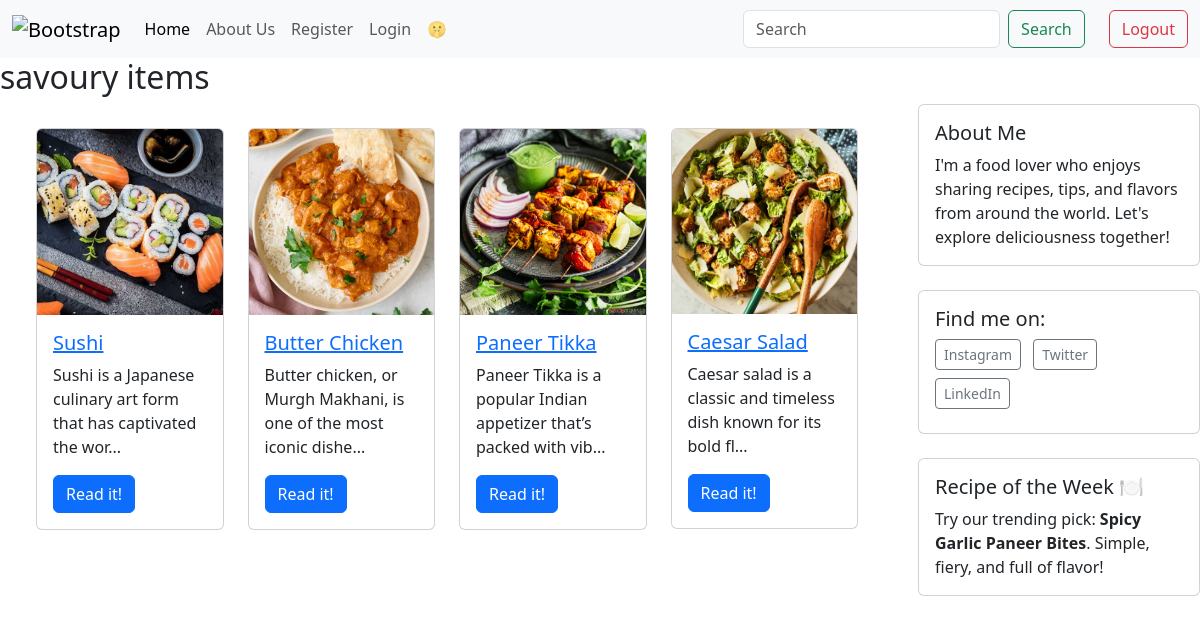
The page /category/savoury/ on the database its author committed.
### blogapp/models.py (models this page shows, shortened)
class Category(models.Model):
    name = models.CharField(max_length=30)
    class Meta:
        verbose_name_plural = 'Categories'

class Post(models.Model):
    title = models.CharField(max_length=255)
    body = models.TextField(default='nada')
    created_on = models.DateTimeField(auto_now_add=True)
    last_modified = models.DateTimeField(auto_now=True)
    categories = models.ManyToManyField("Category", related_name="posts")
    image = models.ImageField(upload_to='post_images/', blank=True, null=True)

### blogapp/views.py (the view)
# urls.py: path("category/<category>/", views.blog_category, name="blog_category"),
def blog_category(request, category):
    posts = Post.objects.filter(categories__name__contains=category).order_by("-created_on")
    context = {
        "category": category,
        "posts": posts,
    }
    return render(request, "blogapp/category.html", context)

### blogapp/templates/blogapp/category.html
{% extends "blogapp/index.html" %}
{% block page_title %}
    <h2>
      {{category}} items
    </h2>
{% endblock page_title %}

### blogapp/templates/blogapp/index.html (shortened to what this page needs)
<!DOCTYPE html>
<html lang="en">
<head>
    <link href="https://cdn.jsdelivr.net/npm/bootstrap@5.3.3/dist/css/bootstrap.min.css" rel="stylesheet">
</head>
<body>
<nav class="navbar navbar-expand-lg bg-body-tertiary">
    <div class="container-fluid">
      <a class="navbar-brand" href="/">
        <img src="https://cdn.vectorstock.com/i/500p/89/68/abstract-logo-of-a-cafe-or-restaurant-spoon-vector-17248968.jpg" alt="Bootstrap" width="60" height="60">
      </a>
      <div class="collapse navbar-collapse" id="navbarSupportedContent">
        <ul class="navbar-nav me-auto mb-2 mb-lg-0">
          <li class="nav-item">
            <a class="nav-link active" aria-current="page" href="/">Home</a>
          </li>
          <li class="nav-item">
            <a class="nav-link" href="/about/">About Us</a>
          </li>
          <li class="nav-item">
            <a class="nav-link" href="/register/">Register</a>
          </li>
          <li class="nav-item">
            <a class="nav-link" href="/login/">Login</a>
          </li>
          <li class="nav-item">
            <a class="nav-link" href="/exclusive/">🤫</a>
          </li>
        </ul>
        <form class="d-flex" role="search" action="{% url 'blog_search' %}" method="get">
          <input class="form-control me-2" name="query" type="search" placeholder="Search" aria-label="Search">
          <button class="btn btn-outline-success" type="submit">Search</button>
        </form>
        <form class="ms-4" action="{% url 'blog_logout'%}" method="post">
            <button class="btn btn-outline-danger">Logout</button>
        </form>
      </div>
    </div>
  </nav>
{% block page_title %}
{% load static %}
{% endblock page_title %}
{% block page_content %}
    {% block posts %}
    <div class='row'>
    <div class='col-md-9'>
    <div class="card-deck row m-4">
        {% for post in posts %}
            <div class="col-md-3 mb-4">
                <div class="card">
                    {% if post.image %}
                        <img src="{{ post.image.url }}" class="card-img-top img-fluid" alt="Post Image">
                    {% else %}
                        <img src="path/to/default-image.jpg" class="card-img-top img-fluid" alt="Default Image">
                    {% endif %}
                    <div class="card-body">
                        <h5 class="card-title">
                            <a href="{% url 'blog_detail' post.pk %}">{{ post.title }}</a>
                        </h5>
                        <p class="card-text">{{ post.body | slice:":65" }}...</p>
                        <a href="{% url 'blog_detail' post.pk %}" class="btn btn-primary">Read it!</a>
                    </div>
                </div>
            </div>
        {% endfor %}
          </div>
      </div>
    <div class="col-md-3 mb-4">
      {% include "partials/sidebar.html" %}
    </div>
    </div>
    {% endblock %}
{% endblock page_content %}
</body>
</html>

### templates/partials/sidebar.html
<div class="card mb-4">
    <div class="card-body">
        <h5 class="card-title">About Me</h5>
        <p class="card-text">
            I'm a food lover who enjoys sharing recipes, tips, and flavors from around the world. Let's explore deliciousness together!
        </p>
    </div>
</div>
<div class="card mb-4">
    <div class="card-body">
        <h5 class="card-title">Find me on:</h5>
        <a href="https://www.instagram.com" target="_blank" class="btn btn-outline-secondary btn-sm me-2 mb-2">Instagram</a>
        <a href="https://www.twitter.com" target="_blank" class="btn btn-outline-secondary btn-sm me-2 mb-2">Twitter</a>
        <a href="https://www.linkedin.com" target="_blank" class="btn btn-outline-secondary btn-sm mb-2">LinkedIn</a>
    </div>
</div>
<div class="card">
    <div class="card-body">
        <h5 class="card-title">Recipe of the Week 🍽️</h5>
        <p class="card-text">Try our trending pick: <strong>Spicy Garlic Paneer Bites</strong>. Simple, fiery, and full of flavor!</p>
    </div>
</div>

### rows shown on the page
Category: name "savoury"
Post: image (picture), title "Sushi", body "Sushi is a Japanese culinary art form that has captivated the wor"
Post: image (picture), title "Butter Chicken", body "Butter chicken, or Murgh Makhani, is one of the most iconic dishe"
Post: image (picture), title "Paneer Tikka", body "Paneer Tikka is a popular Indian appetizer that’s packed with vib"
Post: image (picture), title "Caesar Salad", body "Caesar salad is a classic and timeless dish known for its bold fl"
